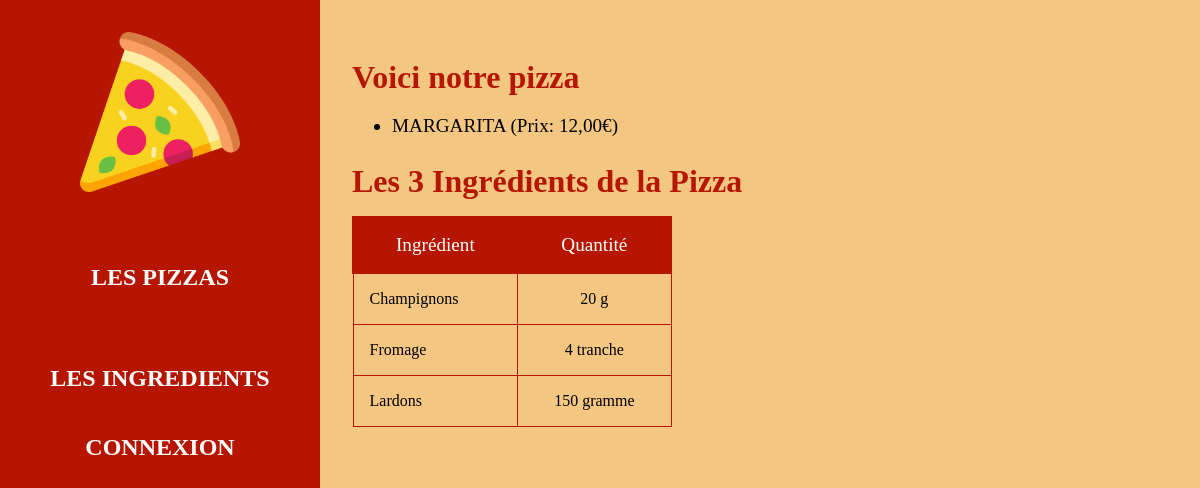
Screenshot of /pizzas/2/ with the database file from the repository.
### applipizza/models.py (models this page shows, shortened)
class Pizza(models.Model):
    idPizza = models.AutoField(primary_key=True)
    nomPizza = models.CharField(max_length=50, verbose_name="Nom de la pizza")
    prixPizza = models.DecimalField(max_digits=4, decimal_places=2, verbose_name="Prix de la pizza")

class Ingredient(models.Model):
    idIngredient = models.AutoField(primary_key=True)
    nomIngredient = models.CharField(max_length=50, verbose_name="Nom de l'ingrédient")

class Composition(models.Model):
    class Meta:
        unique_together = (('ingredient', 'pizza'))
    idComposition = models.AutoField(primary_key=True)
    ingredient = models.ForeignKey(Ingredient, on_delete=models.CASCADE)
    pizza = models.ForeignKey(Pizza, on_delete=models.CASCADE)
    quantite = models.CharField(max_length=100, verbose_name="Quantité de l'ingrédient")

### applipizza/views.py (the view)
# urls.py: path('pizzas/<int:pizza_id>/', views.pizza),
def pizza(request, pizza_id):
    formulaire = CompositionForm(pizza_id)
    laPizza = Pizza.objects.get(idPizza=pizza_id)
    laComposition = Composition.objects.filter(pizza_id=pizza_id)
    lesIngredients = []
    for c in laComposition:
        lesIngredients.append({'ingr': Ingredient.objects.get(idIngredient=c.ingredient_id), 'qte': c.quantite,
                               'idCompo': c.idComposition})
    return render(request, 'applipizza/pizza.html',
                  {'pizza': laPizza, 'ingredients': lesIngredients, 'form': formulaire})

### applipizza/templates/applipizza/pizza.html (shortened to what this page needs)
{% extends 'applipizza/base.html' %}
{% block content %}
    {% load static %}
    <h2 class="title">Voici notre pizza</h2>
    <ul>
        <li>{{ pizza.nomPizza|upper }} (Prix: {{ pizza.prixPizza }}€)</li>
    </ul>
    {% if ingredients|length  == 1 %}
        <h2 class="title">L'ingrédients de la Pizza</h2>
    {% elif ingredients|length > 1 %}
        <h2 class="title">Les {{ ingredients|length }} Ingrédients de la Pizza</h2>
    {% else %}
        <h2 class="title">La Pizza n'a pas encore d'ingrédients</h2>
    {% endif %}
    {% if ingredients|length > 0 %}
        <table id="ingredient_pizza">
            <thead>
            <tr>
                <td>Ingrédient</td>
                <td>Quantité</td>
            </tr>
            </thead>
            <tbody>
            {% for i in ingredients %}
                <tr>
                    <td>{{ i.ingr.nomIngredient|capfirst }}</td>
                    <td>{{ i.qte }}</td>
                </tr>
            {% endfor %}
            </tbody>
        </table>
    {% endif %}
{% endblock %}

### applipizza/static/applipizza/css/styles.css (style rules this page uses)
:root { --primary-red : #B61500; --primary-yellow : #ffac0e; --primary-orange : #dc6b29; --seconday : #f3c681; --white : #fff; --seconday-orange : #efb763; }
html { font-family : Poppins, serif; width : 100%; height : 100%; }
html::after { content : "Appli Pizza"; font-size : 1.5rem; display : block; position : absolute; bottom : 1em; right : 1em; }
body { margin : 0; padding : 0; display : grid; grid-template-columns : 20em 1fr; grid-template-rows : 5em 1fr; grid-template-areas : "header header" "content content"; }
.title { font-size : 2rem; font-weight : 700; color : var(--primary-red); margin-bottom : 1rem; }
#ingredient_pizza { border-collapse : collapse; min-width : 20em; }
#ingredient_pizza thead { background-color : var(--primary-red); color : var(--white); font-weight : 500; font-size : 1.2rem; }
#ingredient_pizza thead td { padding : 1rem; text-align : center; border : 2px solid var(--primary-red); }
#ingredient_pizza tbody td { padding : 1rem; border : 1px solid var(--primary-red); }
#ingredient_pizza { border : 1px solid var(--primary-red); }
#ingredient_pizza tbody td:not(:nth-child(1)) { text-align : center; }
main ul { font-size : 1.2em; }

### rows the page displays
Pizza: nomPizza "MARGARITA", prixPizza "12,00"
Ingredient: ingr.nomIngredient "Champignons", qte "20 g"
Ingredient: ingr.nomIngredient "Fromage", qte "4 tranche"
Ingredient: ingr.nomIngredient "Lardons", qte "150 gramme"

### other values shown
{{ ingredients|length }} "3"
